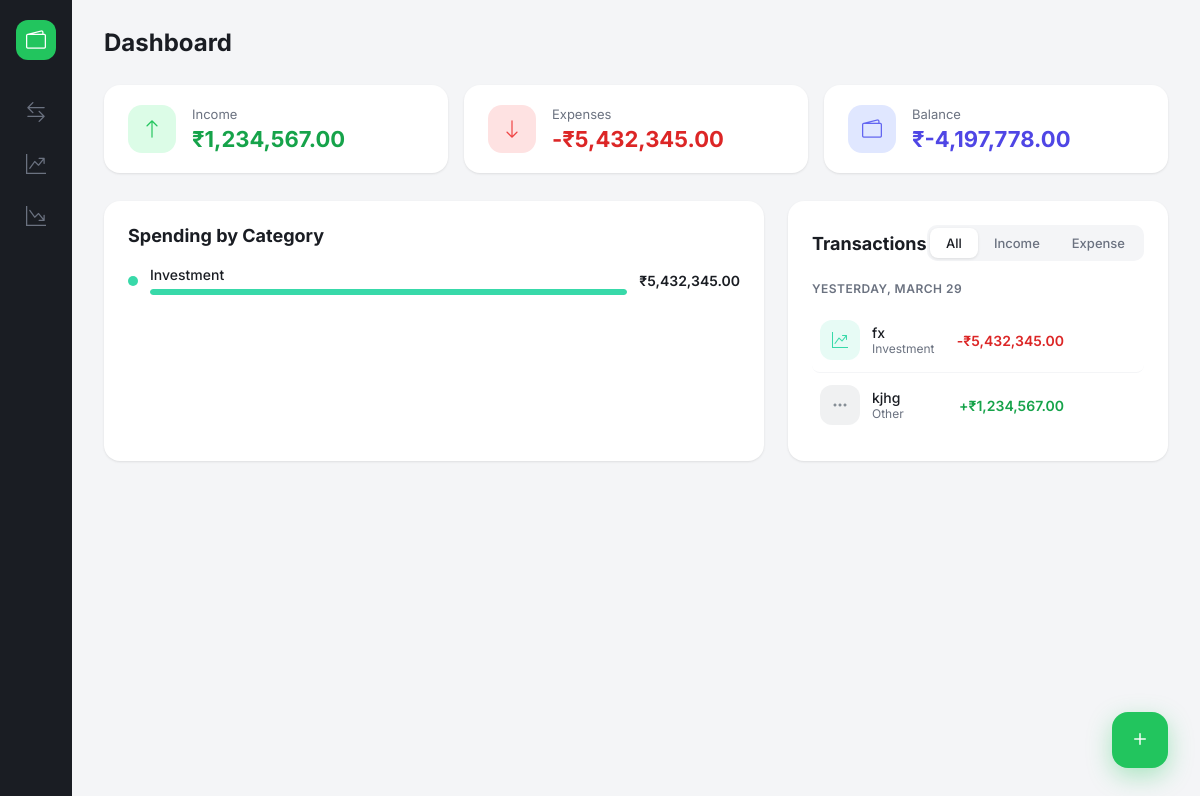
Before: / with the older database file.
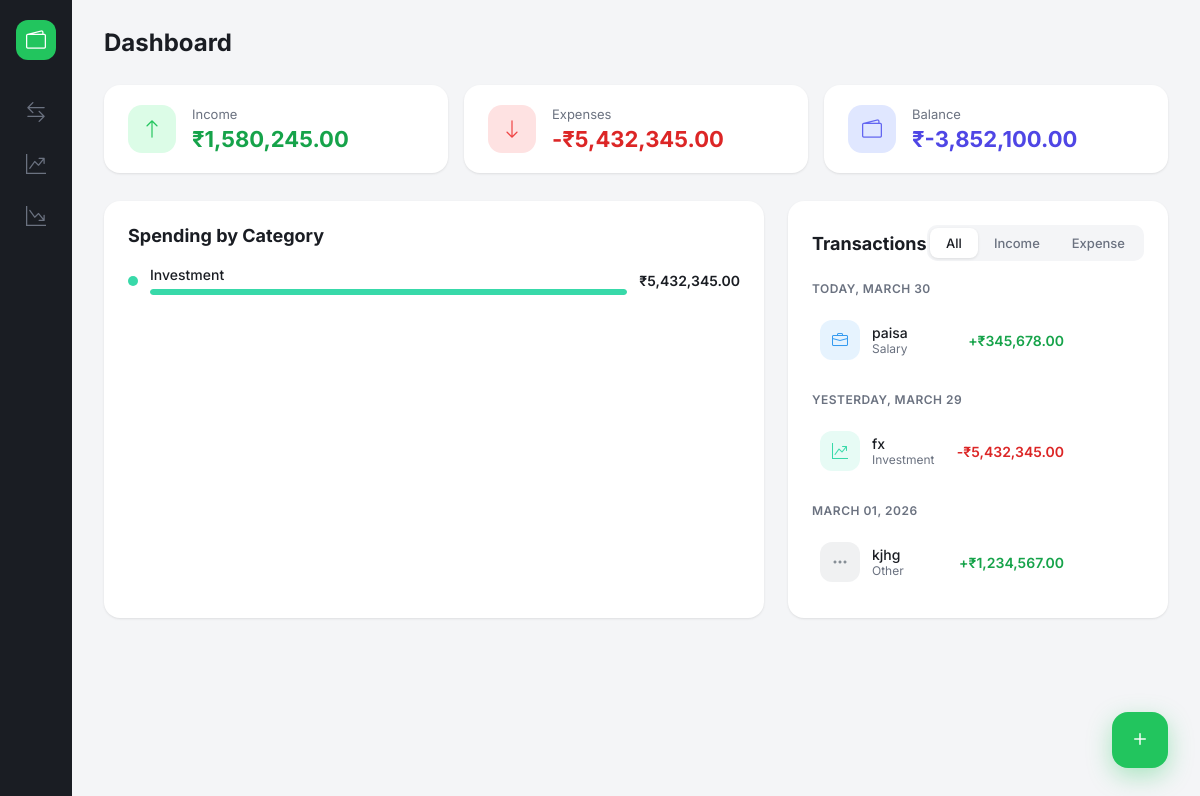
After: the same page with the newer database file.
### tables this page shows
CREATE TABLE expenses (
            id INTEGER PRIMARY KEY AUTOINCREMENT,
            title TEXT NOT NULL,
            amount REAL NOT NULL,
            category TEXT NOT NULL,
            type TEXT NOT NULL,
            date TEXT NOT NULL
        );

### app.py (the view)
@app.route('/')
def index():
    conn = get_db()
    filter_type = request.args.get('filter', 'all')  # all, income, expense
    if filter_type == 'income':
        expenses = conn.execute(
            "SELECT * FROM expenses WHERE type='income' ORDER BY date DESC, id DESC"
        ).fetchall()
    elif filter_type == 'expense':
        expenses = conn.execute(
            "SELECT * FROM expenses WHERE type='expense' ORDER BY date DESC, id DESC"
        ).fetchall()
    else:
        expenses = conn.execute(
            'SELECT * FROM expenses ORDER BY date DESC, id DESC'
        ).fetchall()
    result = conn.execute(
        "SELECT COALESCE(SUM(CASE WHEN type='income' THEN amount ELSE 0 END), 0) AS total_income, "
        "COALESCE(SUM(CASE WHEN type='expense' THEN amount ELSE 0 END), 0) AS total_spent "
        "FROM expenses"
    ).fetchone()
    total_income = result['total_income']
    total_spent = result['total_spent']
    balance = total_income - total_spent
    categories = conn.execute(
        "SELECT category, SUM(amount) as total FROM expenses WHERE type='expense' "
        "GROUP BY category ORDER BY total DESC"
    ).fetchall()
    expenses = [dict(row) for row in expenses]
    categories = [dict(row) for row in categories]
    conn.close()
    grouped = []
    for date_key, group_items in groupby(expenses, key=lambda x: x['date']):
        grouped.append({
            'label': format_date_label(date_key),
            'entries': list(group_items)
        })
    return render_template('index.html',
                           grouped=grouped,
                           total_income=total_income,
                           total_spent=total_spent,
                           balance=balance,
                           filter_type=filter_type,
                           categories=categories,
                           category_icons=CATEGORY_ICONS,
                           category_colors=CATEGORY_COLORS)

### app.py (called while the page is built)
def get_db():
    conn = sqlite3.connect(DATABASE)
    conn.row_factory = sqlite3.Row
    return conn

def format_date_label(date_str):
    try:
        d = datetime.strptime(date_str, '%Y-%m-%d').date()
    except ValueError:
        return date_str
    today = date.today()
    from datetime import timedelta
    if d == today:
        return "Today, " + d.strftime('%B %d')
    elif d == today - timedelta(days=1):
        return "Yesterday, " + d.strftime('%B %d')
    else:
        return d.strftime('%B %d, %Y')

### templates/index.html (shortened to what this page needs)
<!DOCTYPE html>
<html lang="en">
<head>
    <link href="https://cdn.jsdelivr.net/npm/bootstrap-icons@1.11.3/font/bootstrap-icons.min.css" rel="stylesheet">
    <link rel="stylesheet" href="{{ url_for('static', filename='style_index.css') }}">
</head>
<body>
    <aside class="sidebar">
        <a href="/" class="sidebar-logo" title="Dashboard">
            <i class="bi bi-wallet2"></i>
        </a>
        <nav class="sidebar-nav">
            <a href="/?filter=all" title="Transactions"><i class="bi bi-arrow-left-right"></i></a>
            <a href="/?filter=income" title="Income"><i class="bi bi-graph-up-arrow"></i></a>
            <a href="/?filter=expense" title="Expenses"><i class="bi bi-graph-down-arrow"></i></a>
        </nav>
    </aside>
    <main class="main">
        <div class="header">
            <h1>Dashboard</h1>
        </div>
        <div class="summary-row">
            <div class="summary-card">
                <div class="summary-icon income"><i class="bi bi-arrow-up"></i></div>
                <div class="summary-info">
                    <p>Income</p>
                    <h3 class="green">₹{{ "{:,.2f}".format(total_income) }}</h3>
                </div>
            </div>
            <div class="summary-card">
                <div class="summary-icon expense"><i class="bi bi-arrow-down"></i></div>
                <div class="summary-info">
                    <p>Expenses</p>
                    <h3 class="red">-₹{{ "{:,.2f}".format(total_spent) }}</h3>
                </div>
            </div>
            <div class="summary-card">
                <div class="summary-icon balance"><i class="bi bi-wallet2"></i></div>
                <div class="summary-info">
                    <p>Balance</p>
                    <h3 class="blue">₹{{ "{:,.2f}".format(balance) }}</h3>
                </div>
            </div>
        </div>
        <div class="dashboard-grid">
            <div class="card">
                <div class="card-header">
                    <h2>Spending by Category</h2>
                </div>
                {% if categories %}
                {% set max_amount = categories[0]['total'] if categories else 1 %}
                <div class="category-list">
                    {% for cat in categories %}
                    <div class="category-item">
                        <div class="category-dot"
                            style="background: {{ category_colors.get(cat.category, '#868e96') }};"></div>
                        <div class="info">
                            <div class="name">{{ cat.category }}</div>
                            <div class="bar-bg">
                                <div class="bar-fill" style="
                                    width: {{ (cat.total / max_amount * 100)|round }}%;
                                    background: {{ category_colors.get(cat.category, '#868e96') }};
                                "></div>
                            </div>
                        </div>
                        <div class="amount">₹{{ "{:,.2f}".format(cat.total) }}</div>
                    </div>
                    {% endfor %}
                </div>
                {% else %}
                <div class="empty-state">
                    <i class="bi bi-pie-chart d-block"></i>
                    <p>No expense data yet</p>
                </div>
                {% endif %}
            </div>
            <div class="card">
                <div class="card-header">
                    <h2>Transactions</h2>
                    <div class="filter-tabs">
                        <a href="/?filter=all" class="filter-tab {{ 'active' if filter_type == 'all' }}">All</a>
                        <a href="/?filter=income"
                            class="filter-tab {{ 'active' if filter_type == 'income' }}">Income</a>
                        <a href="/?filter=expense"
                            class="filter-tab {{ 'active' if filter_type == 'expense' }}">Expense</a>
                    </div>
                </div>
                <div class="transactions-body">
                    {% if grouped %}
                    {% for group in grouped %}
                    <div class="date-group">
                        <div class="date-label">{{ group.label }}</div>
                        {% for e in group.entries %}
                        {% set cat_color = category_colors.get(e.category, '#868e96') %}
                        <div class="transaction">
                            <div class="txn-icon" style="
                                background: color-mix(in srgb, {{ cat_color }} 12%, transparent);
                                color: {{ cat_color }};
                            ">
                                <i class="bi {{ category_icons.get(e.category, 'bi-three-dots') }}"></i>
                            </div>
                            <div class="txn-info">
                                <div class="title">{{ e.title }}</div>
                                <div class="category">{{ e.category }}</div>
                            </div>
                            <div class="txn-amount">
                                <div class="amount {{ e.type }}">
                                    {{ '+' if e.type == 'income' else '-' }}₹{{ "{:,.2f}".format(e.amount) }}
                                </div>
                            </div>
                        </div>
                        {% endfor %}
                    </div>
                    {% endfor %}
                    {% else %}
                    <div class="empty-state">
                        <i class="bi bi-inbox d-block"></i>
                        <p>No transactions yet.<br>Tap + to add your first entry.</p>
                    </div>
                    {% endif %}
                </div>
            </div>
        </div>
    </main>
    <button class="fab" onclick="document.getElementById('addModal').classList.add('active')" title="Add transaction">
        <i class="bi bi-plus"></i>
    </button>
</body>
</html>

Changed rows visible on the page:
added expenses: title "paisa", category "Salary", type "+", amount "345,678.00", shown under "TODAY, MARCH 30"
changed expenses "kjhg": moves from the list under "YESTERDAY, MARCH 29" to the list under "MARCH 01, 2026"
Other visible differences:
{{ "{:,.2f}".format(total_income) }}: "1,234,567.00" → "1,580,245.00"
{{ "{:,.2f}".format(balance) }}: "-4,197,778.00" → "-3,852,100.00"
new list line: "TODAY, MARCH 30"
new list line: "MARCH 01, 2026"
